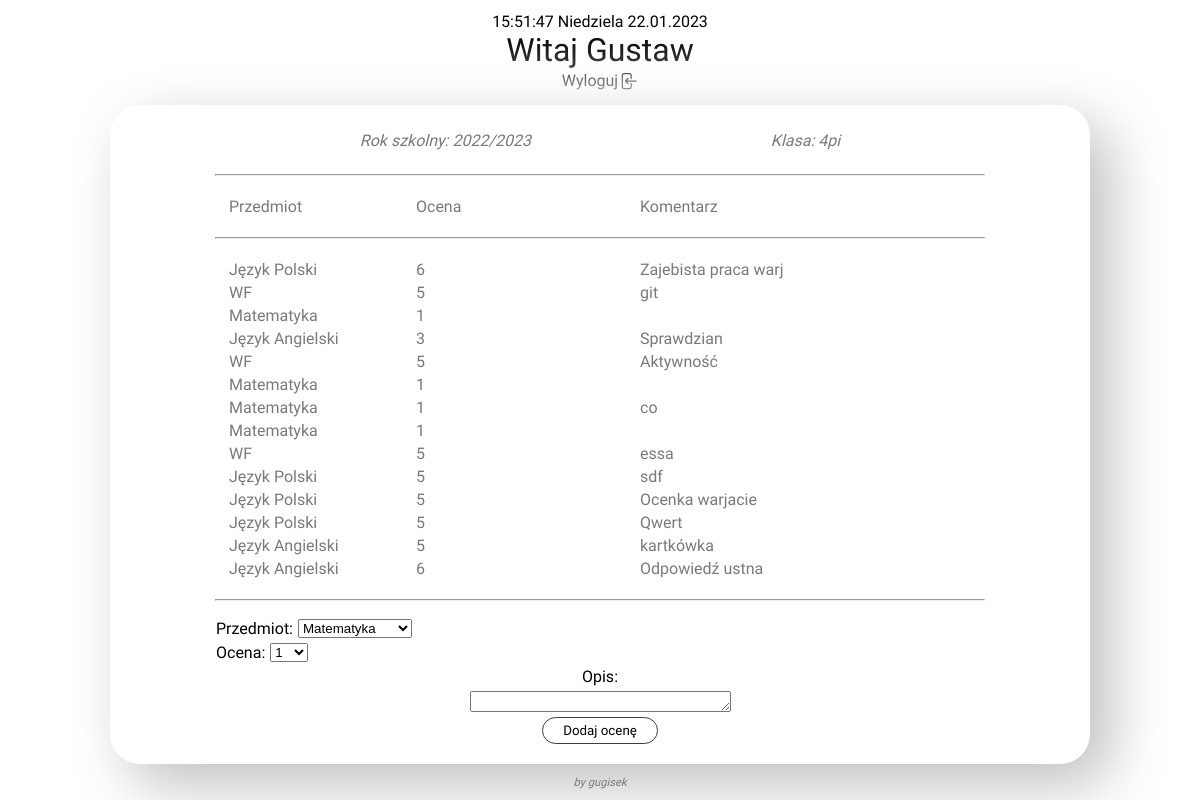
The page /panel.php (signed in) on the database its author committed.
### tables this page shows
CREATE TABLE `uczniowie` (
  `Id_ucznia` int(20) NOT NULL,
  `Imie` varchar(20) NOT NULL,
  `Nazwisko` varchar(20) NOT NULL,
  `Klasa` text NOT NULL,
  `Rok szkolny` text NOT NULL,
  `Login` varchar(20) NOT NULL,
  `Haslo` varchar(20) NOT NULL
);

### panel.php (the view, shortened to what this page needs)
<!DOCTYPE html>
<html lang="pl">
<?php include 'components/head.php'; ?>
<body class="d-flex jev ac flex-col min-height-100vh" onload="clock()">
    <div class="header d-flex row-dir jc jev w-100 flex-wrap">
        <p class="w-20 m-0" id="zegar"></p>
        <?php
        $conn = mysqli_connect('localhost', 'root', '', 'dzienniczek_ucznia');
        $sesja_login = $_SESSION['uzytkownik'];
        $query = "SELECT Imie FROM uczniowie WHERE Login = '$sesja_login'";
        $result = mysqli_query($conn, $query);
        while($row = mysqli_fetch_assoc($result)) {
            $imie = $row['Imie'];
            echo "<h1 class='fw-light m-0'>Witaj $imie</h1>";
        }
        ?>
        <div class="btn-hover w-20 d-flex je">
            <div class="logout d-flex">
                <a href="logout.php" class="text-none text-black">Wyloguj</a>
                <a href="logout.php" style="width: 20px; height: 20px; display: block;" class="text-none text-black">
                </a>
            </div>
        </div>
    </div>
    <section class="w-80 border-r-30px p-10px" style="
    border-radius: 30px;
    background: ##f2f2f2;
    box-shadow:  20px 20px 60px #bebebe,
                -20px -20px 60px #ffffff;">
        <div class="d-flex flex-row jev">
            <?php
            $conn = mysqli_connect('localhost', 'root', '', 'dzienniczek_ucznia');
            $query = "SELECT * FROM uczniowie WHERE login = '$sesja_login'";
            $result = mysqli_query($conn, $query);
            while($row = mysqli_fetch_assoc($result)) {
                $rok = $row['Rok szkolny'];
                $klasa = $row['Klasa'];
                echo "<p class='fw-light text-sub2 text-italic'>Rok szkolny: $rok</p>";
                echo "<p class='fw-light text-sub2 text-italic'>Klasa: $klasa</p>";
            }
            ?>
        </div>
        <div class="d-flex flex-col jc ac">
            <hr class="w-80">
            <table class="w-80 p-10px text-left" >
                <tr>
                    <th class="fw-normal text-sub2 w-25">Przedmiot</th>
                    <th class="fw-normal text-sub2 w-30">Ocena</th>
                    <th class="fw-normal text-sub2">Komentarz</th>
                </tr>
            </table>
            <hr class="w-80">
            <table class="w-80 p-10px text-left">
                <?php
                $conn = mysqli_connect('localhost', 'root', '', 'dzienniczek_ucznia');
                $query = "SELECT Ocena, Opis, Imie, Nazwa FROM `oceny` join uczniowie on uczniowie.Id_ucznia=oceny.Id_ucznia  join przedmioty on oceny.Id_przedmiotu=przedmioty.Id_przedmiotu where login = '$sesja_login';";
                $result = mysqli_query($conn, $query);
                while($row = $result->fetch_assoc())
                {
                    $przedmiot = $row['Nazwa'];
                    $ocena = $row['Ocena'];
                    $opis = $row['Opis'];
                    echo "<tr>
                    <td class='fw-light text-sub2 w-25'>$przedmiot</td>
                    <td class='fw-light text-sub2 w-30'>$ocena</td>
                    <td class='fw-light text-sub2'>$opis</td>
                    </tr>";
                }
                ?>
            </table>
            <hr class="w-80">
            <form action="insert.php" method="GET" class="w-100 d-flex ac jc">
                <div class="w-80 p-10px text-left d-flex row-dir flex-wrap sb jc gap-5px">
                    <div class="w-25 d-flex flex-row wrap ac gap-5px">
                        Przedmiot:
                        <select name="przedmiot">
                            <option value="1">Matematyka</option>
                        </select>
                    </div>
                    <div class="w-15 d-flex flex-row wrap ac gap-5px">
                        Ocena:
                        <select name="ocena">
                            <option value="1">1</option>
                        </select>
                    </div>
                    <div class="d-flex row-dir wrap ac gap-5px">
                        Opis:
                        <textarea name="opis" id="" cols="30" rows="1"></textarea>
                    </div>
                    <div class="d-flex ac jc">
                        <button type="submit" class="fw-500 ">Dodaj ocenę</button>
                    </div>
                </div>
            </form>
        </div>
    </section>
    <a class="text-sub2 text-italic fw-light fs-07 text-none" href="http://ui.gugisek.pl" target="_blank">by gugisek</a>
</body>
</html>

### components/head.php (shortened to what this page needs)
<head>
    <link rel="stylesheet" href="styles/pre-class.css">
    <link rel="stylesheet" href="styles/global.css">
</head>

### styles/pre-class.css (style rules this page uses)
@media screen and (max-width: 1200px) { .row-dir, .row-direction { flex-direction: column!important; } }
.min-height-100vh { min-height: 100vh; }
.w-15 { width: 15%; }
.w-20 { width: 20%; }
.w-25 { width: 25%; }
.w-30 { width: 30%; }
.w-80 { width: 80%; }
.w-100 { width: 100%; }
.d-flex { display: flex; }
.flex-column, .flex-col { flex-direction: column; }
.flex-row { flex-direction: row; }
.flex-wrap { flex-wrap: wrap; }
.justify-center, .jc { justify-content: center; }
.justify-end, .je { justify-content: flex-end; }
.justify-between, .jb, .sb { justify-content: space-between; }
.justify-evenly, .jev, .jse, .se { justify-content: space-evenly; }
.align-center, .ac { align-items: center; }
.gap-5px { gap: 5px; }
.p-10px { padding: 10px; }
.m-0 { margin: 0; }
.text-black { color: #000; }
.text-sub2 { color: #797979; }
.text-italic, .font-italic { font-style: italic; }
.font-weight-500, .fw-500 { font-weight: 500; }
.font-weight-light, .fw-light { font-weight: 300; }
.font-weight-normal, .fw-normal { font-weight: 400; }
.fs-07 { font-size: 0.7rem; }
.text-left { text-align: left; }
.text-none { text-decoration: none; }
.border-r-30px { border-radius: 30px; }

### styles/global.css (style rules this page uses)
body { margin: 0; font-family: Lexend, Roboto, sans-serif; }
button { font-family: Lexend, Roboto, sans-serif; background-color: #fff; border: 1px solid #3d3d3d; border-radius: 30px; transition: all 0.3s ease; padding: 5px 20px; cursor: pointer; }
.logout { transition: all 0.3s ease; border-bottom: 1px solid #fff; padding: 2px 0; }
.header { align-items: baseline; }
@media screen and (max-width: 1200px) { .header { align-items: center; } }
@media screen and (max-width: 1200px) { .w-20 { width: auto; } }

### rows shown on the page
uczniowie: Imie "Gustaw", Rok szkolny "2022/2023", Klasa "4pi"

### other values the page prints
$przedmiot "Język Polski"
$ocena "6"
$opis "Zajebista praca warj"
$przedmiot "WF"
$ocena "5"
$opis "git"
$przedmiot "Matematyka"
$ocena "1"
$przedmiot "Język Angielski"
$ocena "3"
$opis "Sprawdzian"
$opis "Aktywność"
$opis "co"
$opis "essa"
$opis "sdf"
